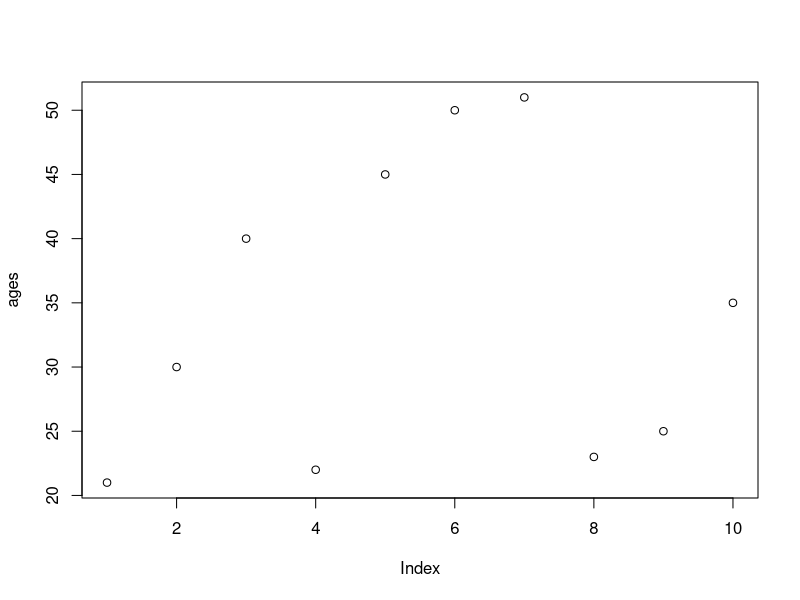
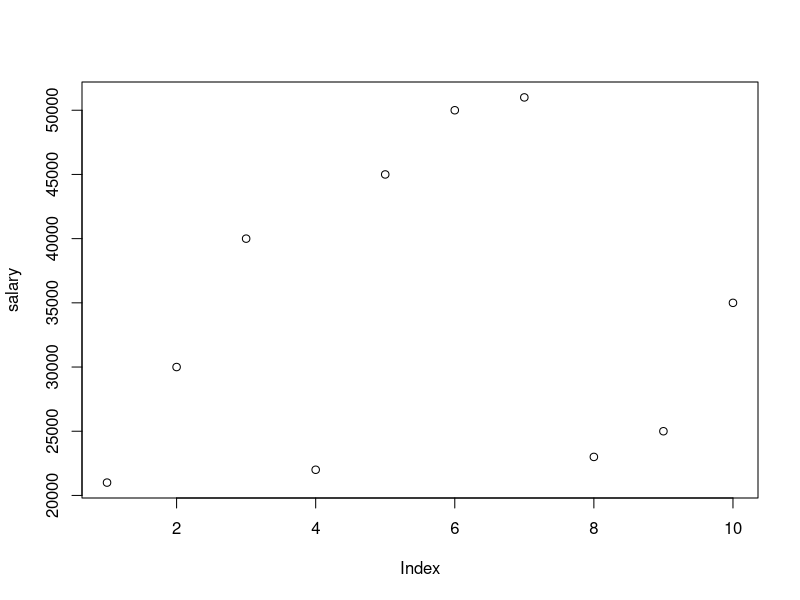
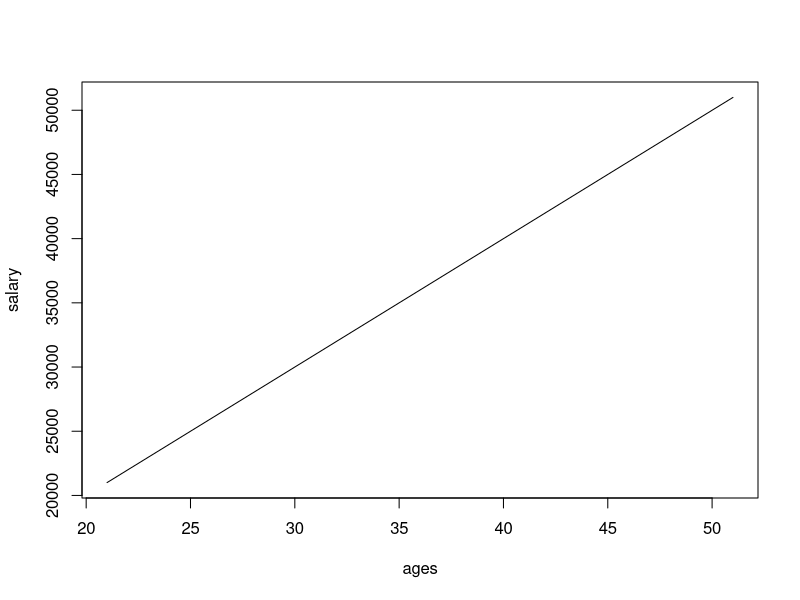
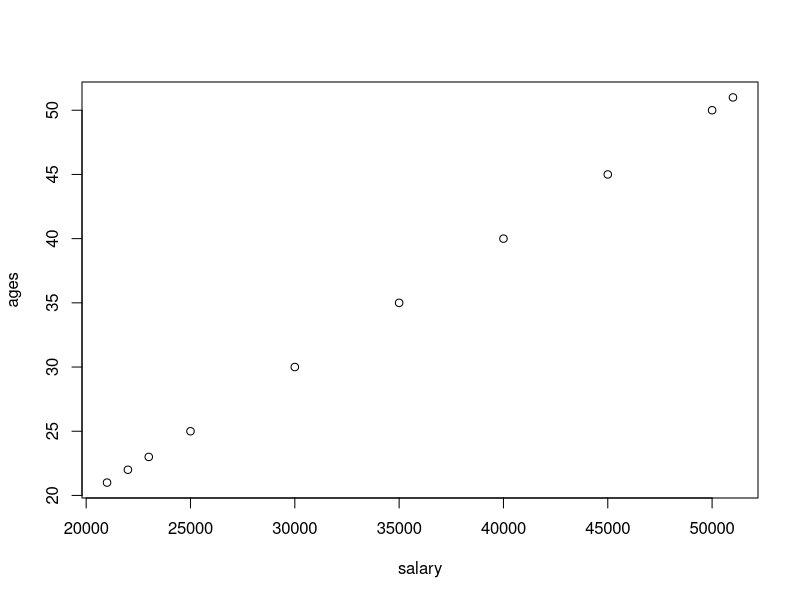
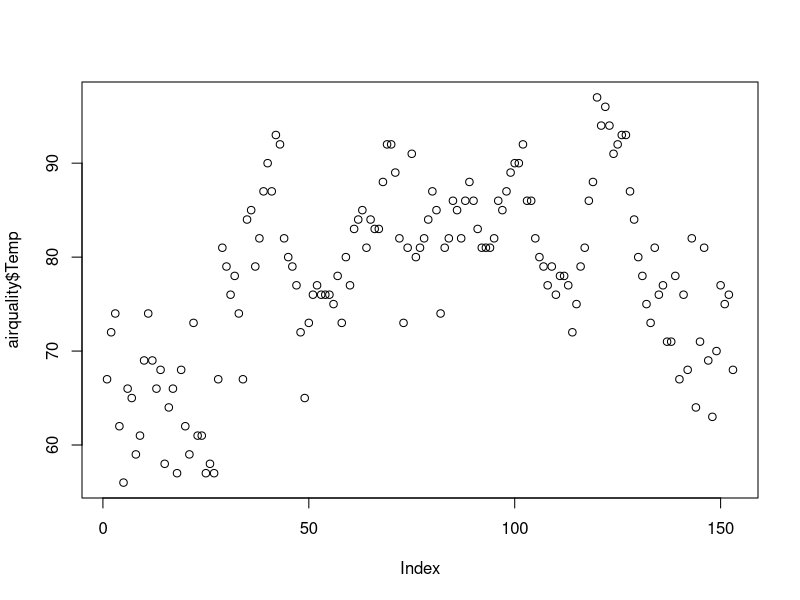
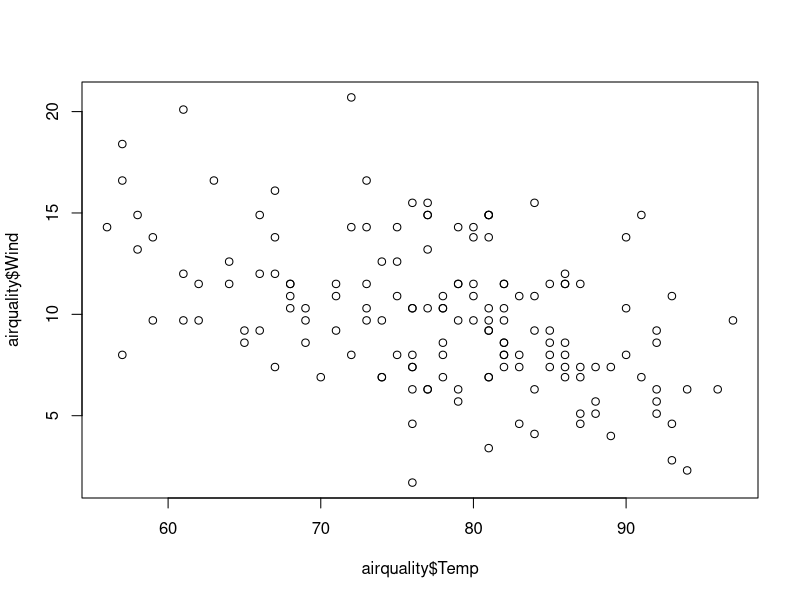
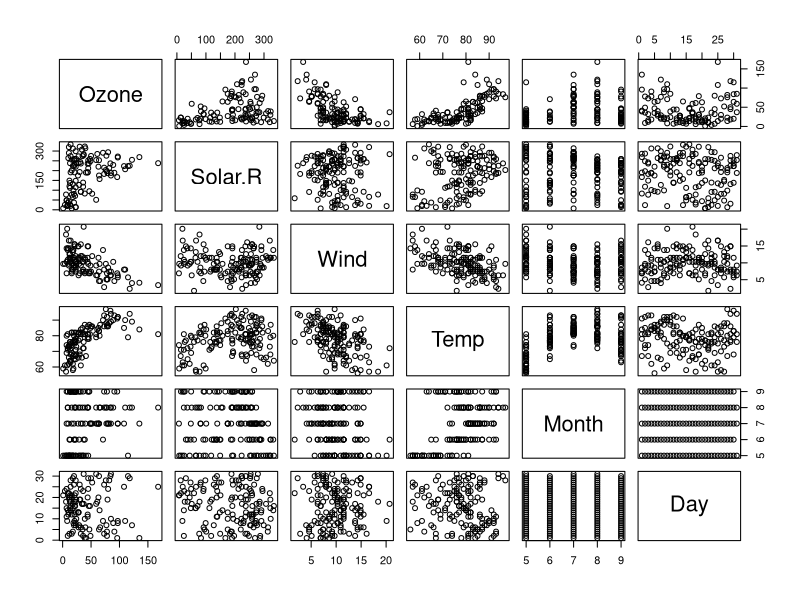
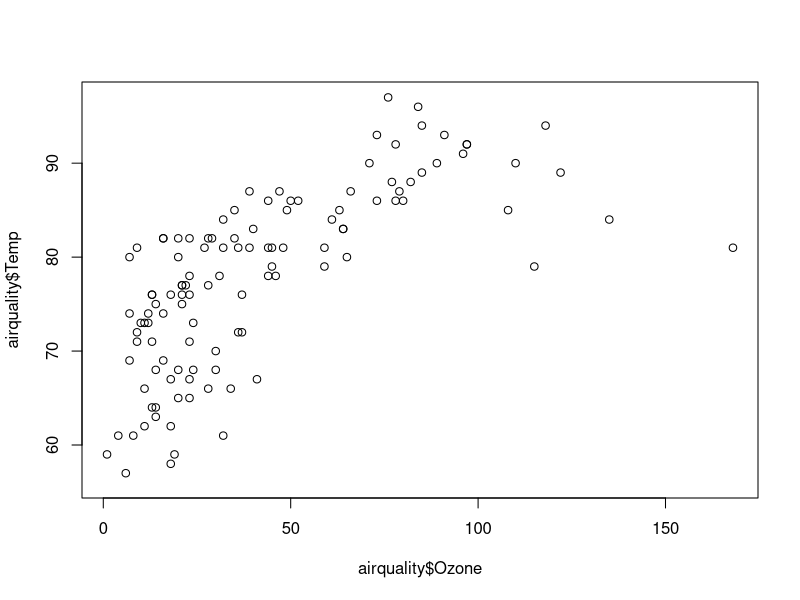

R code for these plots, in order: (Note: this script raises an error after producing the figures.)
ages=c(21,30,40,22,45,50,51,23,25,35)
plot(ages)

salary = c(21000,30000,40000,22000,45000,50000,51000,23000,25000,35000)
plot(salary) 

plot(ages,salary,type="l")
plot(salary,ages)

help(plot)

mtcars

View(mtcars)

airquality = datasets::airquality
head(airquality,10)
tail(airquality,10)
names(airquality)


airquality[c(3,4),c(1,2)]

df=airquality[-6]
df
summary(airquality[,1])
summary(df[,c(2,3)])

unique(df)

summary("airquality$Ozone")

summary("airquality$temp")

airquality$Temp
ncol(airquality)

dim(airquality)

summary(airquality)

#visualization

plot(airquality$Temp)
plot(airquality$Temp,airquality$Wind,type="p")
plot(airquality) #scatterplot
plot(airquality$Ozone,airquality$Temp)
plot(airquality$Temp,airquality$Ozone)


plot(airquality$Wind,type = "p")
plot(airquality$Wind,type = "l")
plot(airquality$Wind,type = "b")

plot(airquality$Wind,
     xlab="ozone concentration",
     ylab="no of instances",
     main = "ozone level in ny city",
     col="blue",
     type = "p")

plot(airquality,col="purple")

plot(airquality$Ozone,airquality$Solar.R,col="maroon")
plot(airquality$Solar.R,airquality$Ozone,col="green")

barplot(airquality$Ozone,
        ylab="ozone level",
        main="ozone concentration in air",
        col="blue",
        horiz = T,
        axes = T)

#histogram
hist(airquality$Wind)
hist(airquality$Temp,
     main = "Solar Radiation values in air",
     xlab = "solar rad",
     col = "darkblue",
     border="white")

airquality$Temp

boxplot(airquality$Wind,
        main="wind box",
        col="orange",
        horizontal=T,
        border="darkblue")
boxplot.stats(airquality$Wind)$out

airquality$Ozone

boxplot(airquality[,1:4],
        main='Multiple Box Plots',
        horizontal=TRUE,
        col='purple',
        border="darkgreen")
par(mfrow=c(3,3),mar=c(1,2,1,2),las=0,bty="7")
plot(airquality$Ozone)
plot(airquality$Ozone, airquality$Wind)
plot(airquality$Ozone, type= "l")
plot(airquality$Wind, type= "l")
plot(airquality$Solar.R, type= "l")
barplot(airquality$Ozone, main = 'Ozone Concenteration in air',
        xlab = 'ozone levels', col='green',horiz = TRUE)
hist(airquality$Solar.R)
boxplot(airquality$Solar.R)
boxplot(airquality[,1:4], main='Multiple Box plots')


par(mfrow=c(1,1))
airquality

max(airquality$Wind)
min(airquality$Temp)
min(airquality$Solar.R)
airquality$Solar.R


mean(airquality$Wind)
mean(airquality$Solar.R)
summary(airquality$Solar.R)

summary(airquality)
summary(airquality$Wind)


min(airquality$Solar.R,na.rm=T)
mean(airquality$Solar.R,na.rm=T)

median(airquality$Ozone)
median(airquality$Ozone,na.rm=T)
min(airquality$Ozone)
min(airquality$Ozone,na.rm=T)



var(airquality$Wind)
sd(airquality$Ozone)
sd(airquality$Ozone,na.rm=T)


skewness(airquality$Ozone,na.rm=T) 
kurtosis(airquality$Ozone,na.rm=T) 
skewness(airquality[,1:4],na.rm=T)

plot(density(airquality$Ozone,na.rm = T))
plot(density(airquality$Wind))


??density


data()
